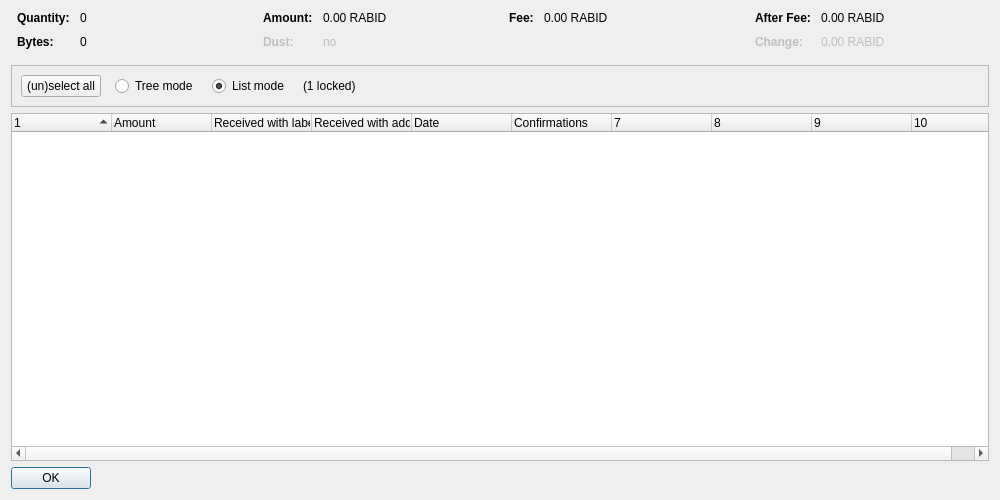
<?xml version="1.0" encoding="UTF-8"?>
<ui version="4.0">
 <class>CoinControlDialog</class>
 <widget class="QDialog" name="CoinControlDialog">
  <property name="geometry">
   <rect>
    <x>0</x>
    <y>0</y>
    <width>1000</width>
    <height>500</height>
   </rect>
  </property>
  <property name="windowTitle">
   <string>Coin Selection</string>
  </property>
  <layout class="QVBoxLayout" name="verticalLayout">
   <item>
    <layout class="QHBoxLayout" name="horizontalLayoutTop" stretch="0,0,0,0">
     <property name="topMargin">
      <number>0</number>
     </property>
     <property name="bottomMargin">
      <number>10</number>
     </property>
     <item>
      <layout class="QFormLayout" name="formLayoutCoinControl1">
       <property name="horizontalSpacing">
        <number>10</number>
       </property>
       <property name="verticalSpacing">
        <number>10</number>
       </property>
       <property name="leftMargin">
        <number>6</number>
       </property>
       <property name="rightMargin">
        <number>6</number>
       </property>
       <item row="0" column="0">
        <widget class="QLabel" name="labelCoinControlQuantityText">
         <property name="font">
          <font>
           <weight>75</weight>
           <bold>true</bold>
          </font>
         </property>
         <property name="text">
          <string>Quantity:</string>
         </property>
        </widget>
       </item>
       <item row="0" column="1">
        <widget class="QLabel" name="labelCoinControlQuantity">
         <property name="cursor">
          <cursorShape>IBeamCursor</cursorShape>
         </property>
         <property name="contextMenuPolicy">
          <enum>Qt::ActionsContextMenu</enum>
         </property>
         <property name="text">
          <string notr="true">0</string>
         </property>
         <property name="textInteractionFlags">
          <set>Qt::LinksAccessibleByMouse|Qt::TextSelectableByKeyboard|Qt::TextSelectableByMouse</set>
         </property>
        </widget>
       </item>
       <item row="1" column="0">
        <widget class="QLabel" name="labelCoinControlBytesText">
         <property name="font">
          <font>
           <weight>75</weight>
           <bold>true</bold>
          </font>
         </property>
         <property name="text">
          <string>Bytes:</string>
         </property>
        </widget>
       </item>
       <item row="1" column="1">
        <widget class="QLabel" name="labelCoinControlBytes">
         <property name="cursor">
          <cursorShape>IBeamCursor</cursorShape>
         </property>
         <property name="contextMenuPolicy">
          <enum>Qt::ActionsContextMenu</enum>
         </property>
         <property name="text">
          <string notr="true">0</string>
         </property>
         <property name="textInteractionFlags">
          <set>Qt::LinksAccessibleByMouse|Qt::TextSelectableByKeyboard|Qt::TextSelectableByMouse</set>
         </property>
        </widget>
       </item>
      </layout>
     </item>
     <item>
      <layout class="QFormLayout" name="formLayoutCoinControl2">
       <property name="horizontalSpacing">
        <number>10</number>
       </property>
       <property name="verticalSpacing">
        <number>10</number>
       </property>
       <property name="leftMargin">
        <number>6</number>
       </property>
       <property name="rightMargin">
        <number>6</number>
       </property>
       <item row="0" column="0">
        <widget class="QLabel" name="labelCoinControlAmountText">
         <property name="font">
          <font>
           <weight>75</weight>
           <bold>true</bold>
          </font>
         </property>
         <property name="text">
          <string>Amount:</string>
         </property>
        </widget>
       </item>
       <item row="0" column="1">
        <widget class="QLabel" name="labelCoinControlAmount">
         <property name="cursor">
          <cursorShape>IBeamCursor</cursorShape>
         </property>
         <property name="contextMenuPolicy">
          <enum>Qt::ActionsContextMenu</enum>
         </property>
         <property name="text">
          <string notr="true">0.00 RABID</string>
         </property>
         <property name="textInteractionFlags">
          <set>Qt::LinksAccessibleByMouse|Qt::TextSelectableByKeyboard|Qt::TextSelectableByMouse</set>
         </property>
        </widget>
       </item>
       <item row="1" column="0">
        <widget class="QLabel" name="labelCoinControlLowOutputText">
         <property name="enabled">
          <bool>false</bool>
         </property>
         <property name="font">
          <font>
           <weight>75</weight>
           <bold>true</bold>
          </font>
         </property>
         <property name="text">
          <string>Dust:</string>
         </property>
        </widget>
       </item>
       <item row="1" column="1">
        <widget class="QLabel" name="labelCoinControlLowOutput">
         <property name="enabled">
          <bool>false</bool>
         </property>
         <property name="cursor">
          <cursorShape>IBeamCursor</cursorShape>
         </property>
         <property name="contextMenuPolicy">
          <enum>Qt::ActionsContextMenu</enum>
         </property>
         <property name="text">
          <string notr="true">no</string>
         </property>
         <property name="textInteractionFlags">
          <set>Qt::LinksAccessibleByMouse|Qt::TextSelectableByKeyboard|Qt::TextSelectableByMouse</set>
         </property>
        </widget>
       </item>
      </layout>
     </item>
     <item>
      <layout class="QFormLayout" name="formLayoutCoinControl3">
       <property name="horizontalSpacing">
        <number>10</number>
       </property>
       <property name="verticalSpacing">
        <number>10</number>
       </property>
       <property name="leftMargin">
        <number>6</number>
       </property>
       <property name="rightMargin">
        <number>6</number>
       </property>
       <item row="0" column="0">
        <widget class="QLabel" name="labelCoinControlFeeText">
         <property name="font">
          <font>
           <weight>75</weight>
           <bold>true</bold>
          </font>
         </property>
         <property name="text">
          <string>Fee:</string>
         </property>
        </widget>
       </item>
       <item row="0" column="1">
        <widget class="QLabel" name="labelCoinControlFee">
         <property name="cursor">
          <cursorShape>IBeamCursor</cursorShape>
         </property>
         <property name="contextMenuPolicy">
          <enum>Qt::ActionsContextMenu</enum>
         </property>
         <property name="text">
          <string notr="true">0.00 RABID</string>
         </property>
         <property name="textInteractionFlags">
          <set>Qt::LinksAccessibleByMouse|Qt::TextSelectableByKeyboard|Qt::TextSelectableByMouse</set>
         </property>
        </widget>
       </item>
      </layout>
     </item>
     <item>
      <layout class="QFormLayout" name="formLayoutCoinControl4">
       <property name="horizontalSpacing">
        <number>10</number>
       </property>
       <property name="verticalSpacing">
        <number>10</number>
       </property>
       <property name="leftMargin">
        <number>6</number>
       </property>
       <property name="rightMargin">
        <number>6</number>
       </property>
       <item row="0" column="0">
        <widget class="QLabel" name="labelCoinControlAfterFeeText">
         <property name="font">
          <font>
           <weight>75</weight>
           <bold>true</bold>
          </font>
         </property>
         <property name="text">
          <string>After Fee:</string>
         </property>
        </widget>
       </item>
       <item row="0" column="1">
        <widget class="QLabel" name="labelCoinControlAfterFee">
         <property name="cursor">
          <cursorShape>IBeamCursor</cursorShape>
         </property>
         <property name="contextMenuPolicy">
          <enum>Qt::ActionsContextMenu</enum>
         </property>
         <property name="text">
          <string notr="true">0.00 RABID</string>
         </property>
         <property name="textInteractionFlags">
          <set>Qt::LinksAccessibleByMouse|Qt::TextSelectableByKeyboard|Qt::TextSelectableByMouse</set>
         </property>
        </widget>
       </item>
       <item row="1" column="0">
        <widget class="QLabel" name="labelCoinControlChangeText">
         <property name="enabled">
          <bool>false</bool>
         </property>
         <property name="font">
          <font>
           <weight>75</weight>
           <bold>true</bold>
          </font>
         </property>
         <property name="text">
          <string>Change:</string>
         </property>
        </widget>
       </item>
       <item row="1" column="1">
        <widget class="QLabel" name="labelCoinControlChange">
         <property name="enabled">
          <bool>false</bool>
         </property>
         <property name="cursor">
          <cursorShape>IBeamCursor</cursorShape>
         </property>
         <property name="contextMenuPolicy">
          <enum>Qt::ActionsContextMenu</enum>
         </property>
         <property name="text">
          <string notr="true">0.00 RABID</string>
         </property>
         <property name="textInteractionFlags">
          <set>Qt::LinksAccessibleByMouse|Qt::TextSelectableByKeyboard|Qt::TextSelectableByMouse</set>
         </property>
        </widget>
       </item>
      </layout>
     </item>
    </layout>
   </item>
   <item>
    <widget class="QFrame" name="frame">
     <property name="minimumSize">
      <size>
       <width>0</width>
       <height>40</height>
      </size>
     </property>
     <property name="frameShape">
      <enum>QFrame::StyledPanel</enum>
     </property>
     <property name="frameShadow">
      <enum>QFrame::Sunken</enum>
     </property>
     <layout class="QHBoxLayout" name="horizontalLayout">
      <item>
       <layout class="QHBoxLayout" name="horizontalLayoutPanel" stretch="0,0,0,0,0">
        <property name="spacing">
         <number>14</number>
        </property>
        <item>
         <widget class="QPushButton" name="pushButtonSelectAll">
          <property name="sizePolicy">
           <sizepolicy hsizetype="Maximum" vsizetype="Fixed">
            <horstretch>0</horstretch>
            <verstretch>0</verstretch>
           </sizepolicy>
          </property>
          <property name="text">
           <string>(un)select all</string>
          </property>
          <property name="autoDefault">
           <bool>false</bool>
          </property>
         </widget>
        </item>
        <item>
         <widget class="QRadioButton" name="radioTreeMode">
          <property name="sizePolicy">
           <sizepolicy hsizetype="Maximum" vsizetype="Fixed">
            <horstretch>0</horstretch>
            <verstretch>0</verstretch>
           </sizepolicy>
          </property>
          <property name="text">
           <string>Tree mode</string>
          </property>
         </widget>
        </item>
        <item>
         <widget class="QRadioButton" name="radioListMode">
          <property name="sizePolicy">
           <sizepolicy hsizetype="Maximum" vsizetype="Fixed">
            <horstretch>0</horstretch>
            <verstretch>0</verstretch>
           </sizepolicy>
          </property>
          <property name="text">
           <string>List mode</string>
          </property>
          <property name="checked">
           <bool>true</bool>
          </property>
         </widget>
        </item>
        <item>
         <widget class="QLabel" name="labelLocked">
          <property name="text">
           <string notr="true">(1 locked)</string>
          </property>
         </widget>
        </item>
        <item>
         <spacer name="horizontalSpacer">
          <property name="orientation">
           <enum>Qt::Horizontal</enum>
          </property>
          <property name="sizeHint" stdset="0">
           <size>
            <width>40</width>
            <height>20</height>
           </size>
          </property>
         </spacer>
        </item>
       </layout>
      </item>
     </layout>
    </widget>
   </item>
   <item>
    <widget class="CoinControlTreeWidget" name="treeWidget">
     <property name="contextMenuPolicy">
      <enum>Qt::CustomContextMenu</enum>
     </property>
     <property name="sortingEnabled">
      <bool>false</bool>
     </property>
     <property name="columnCount">
      <number>10</number>
     </property>
     <attribute name="headerShowSortIndicator" stdset="0">
      <bool>true</bool>
     </attribute>
     <attribute name="headerStretchLastSection">
      <bool>false</bool>
     </attribute>
     <column>
      <property name="text">
       <string/>
      </property>
     </column>
     <column>
      <property name="text">
       <string>Amount</string>
      </property>
     </column>
     <column>
      <property name="text">
       <string>Received with label</string>
      </property>
     </column>
     <column>
      <property name="text">
       <string>Received with address</string>
      </property>
     </column>
     <column>
      <property name="text">
       <string>Date</string>
      </property>
     </column>
     <column>
      <property name="text">
       <string>Confirmations</string>
      </property>
      <property name="toolTip">
       <string>Confirmed</string>
      </property>
     </column>
     <column>
      <property name="text">
       <string/>
      </property>
     </column>
     <column>
      <property name="text">
       <string/>
      </property>
     </column>
     <column>
      <property name="text">
       <string/>
      </property>
     </column>
     <column>
      <property name="text">
       <string/>
      </property>
     </column>
    </widget>
   </item>
   <item>
    <widget class="QDialogButtonBox" name="buttonBox">
     <property name="sizePolicy">
      <sizepolicy hsizetype="Maximum" vsizetype="Fixed">
       <horstretch>0</horstretch>
       <verstretch>0</verstretch>
      </sizepolicy>
     </property>
     <property name="orientation">
      <enum>Qt::Horizontal</enum>
     </property>
     <property name="standardButtons">
      <set>QDialogButtonBox::Ok</set>
     </property>
    </widget>
   </item>
  </layout>
 </widget>
 <customwidgets>
  <customwidget>
   <class>CoinControlTreeWidget</class>
   <extends>QTreeWidget</extends>
   <header>coincontroltreewidget.h</header>
  </customwidget>
 </customwidgets>
 <resources/>
 <connections/>
</ui>
